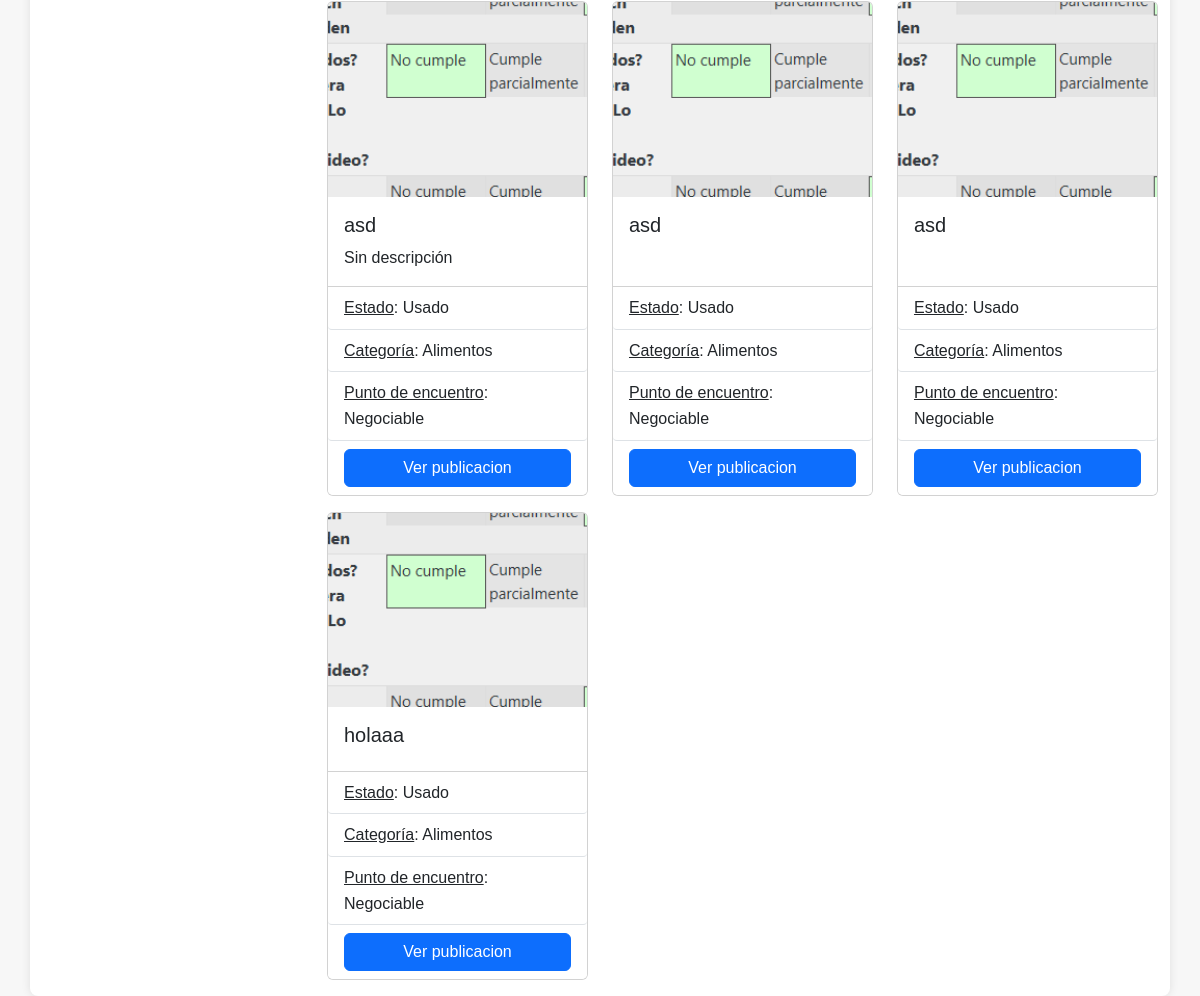
The app's page / (lower part), older data.
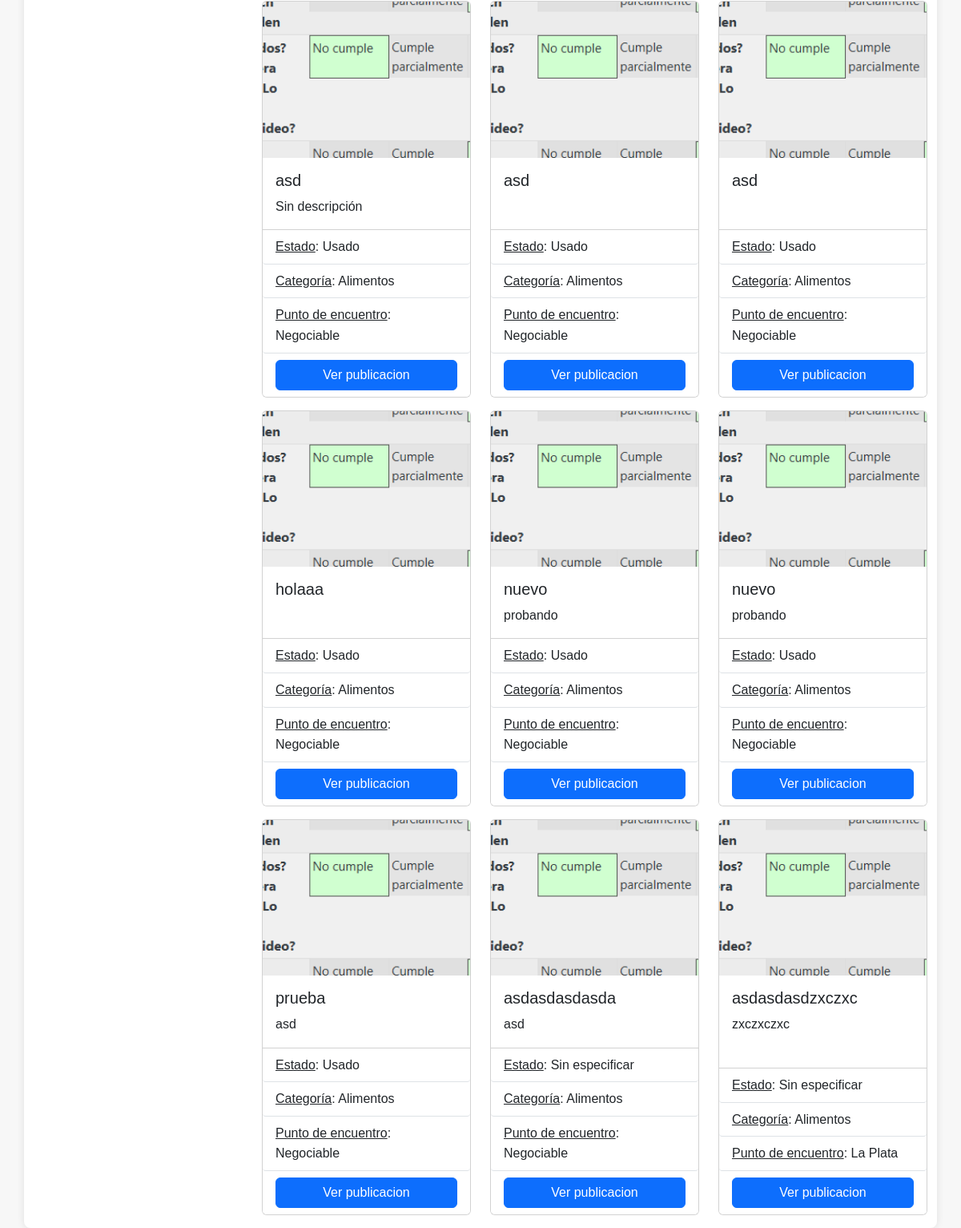
The same page, newer data.
### intercambios_caritas/models.py (models this page shows, shortened)
class Publicacion(models.Model):
    PUNTOS_ENC = [
        ('Negociable', 'Negociable'),
        ('La Plata', 'La Plata'),
        ('CABA', 'CABA'),
        ('Quilmes', 'Quilmes'),
        ('Temperley', 'Temperley'),
    ]
    CATEGORIAS = [
        ('Alimentos', 'Alimentos'),
        ('Ropa', 'Ropa'),
        ('Utiles escolares', 'Utiles escolares'),
        ('Artículos de limpieza', 'Artículos de limpieza'),
    ]
    ESTADOS = [
        ('Sin especificar', 'Sin especificar'),
        ('Usado', 'Usado'),
        ('Nuevo', 'Nuevo'),
    ]
    DIAS_SEMANA = [
        ('Lunes', 'Lunes'),
        ('Martes', 'Martes'),
        ('Miércoles', 'Miércoles'),
        ('Jueves', 'Jueves'),
        ('Viernes', 'Viernes'),
        ('Sábado', 'Sábado'),
        ('Domingo', 'Domingo'),
    ]
    nombre = models.CharField(max_length=50, blank=False, null=False)
    descripcion = models.CharField(max_length=280, blank=True, null=False, default="Sin descripción")
    imagen = models.ImageField()
    categoria = models.CharField(max_length=50, blank=False, null=False, choices=CATEGORIAS, default="Otros")
    estado = models.CharField(max_length=50, blank=False, null=False, choices=ESTADOS, default=ESTADOS[0][0])
    punto_encuentro = models.CharField(max_length=50, blank=False, null=False, choices=PUNTOS_ENC, default=PUNTOS_ENC[0][0])
    dias_convenientes = MultiSelectField(choices=DIAS_SEMANA, blank=True, max_length=100)
    franja_horaria = models.CharField(max_length=50, blank=True, null=True)
    usuario = models.ForeignKey(Usuario, on_delete=models.CASCADE, default=get_default_user)
    FRANJA_HORARIA_REGEX = r'^entre las (\d{2}):(\d{2}) y las (\d{2}):(\d{2})$'

### intercambios_caritas/views.py (the view)
# urls.py: path('', views.home, name="home"),  # www.hola.com/
def home(request):
    publicaciones = Publicacion.objects.all()
    return render(request, 'authentication/index.html', {'publicaciones': publicaciones})

### templates/authentication/index.html (shortened to what this page needs)
{% extends 'layouts/base.html' %}
{% block content %}
<div class="row">
    <div class="col-md-3">
    </div>
    <div class="col-md-9">
        <div class="row">
            {% if publicaciones %}
            {% for publicacion in publicaciones %}
            <div class="col-lg-4 col-md-6 mb-3 d-flex align-items-stretch">
                <div class="card flex-column d-flex w-100">
                    <div class="ratio ratio-4x3">
                        <img src="{{ publicacion.imagen.url }}" class="card-img-top" style="object-fit: cover;"
                            alt="Imagen de la publicación">
                    </div>
                    <div class="card-body flex-grow-1">
                        <h5 class="card-title">{{ publicacion.nombre }}</h5>
                        <p class="card-text" style="max-height: 4.1rem; overflow: auto">{{ publicacion.descripcion }}
                        </p>
                    </div>
                    <ul class="list-group list-group-flush">
                        <li class="list-group-item"><u>Estado</u>: {{ publicacion.estado }}</li>
                        <li class="list-group-item"><u>Categoría</u>: {{ publicacion.categoria }}</li>
                        <li class="list-group-item"><u>Punto de encuentro</u>: {{ publicacion.punto_encuentro }}
                        </li>
                        <li class="list-group-item">
                            <a href="{% url 'ver_publicacion' publicacion.id %}" class="btn btn-primary d-block">Ver
                                publicacion</a>
                        </li>
                    </ul>
                </div>
            </div>
            {% endfor %}
            {% else %}
            <p style="font-size: 1.2rem; color: #555; text-align: center; margin-top: 20px;">No hay publicaciones en
                este momento.</p>
            {% endif %}
        </div>
    </div>
</div>
{% endblock %}

### templates/layouts/base.html (shortened to what this page needs)
{% load static %}
<!DOCTYPE html>
<html lang="en">
<head>
    <link href="https://cdn.jsdelivr.net/npm/bootstrap@5.3.3/dist/css/bootstrap.min.css" rel="stylesheet"
>
    <link rel="stylesheet" href="{% static 'styles/custom.css' %}">
</head>
<body>
    <main class="container min-vh-100 d-flex flex-column">
        {% block content %}
        {% endblock %}
    </main>
</body>
</html>

### templates/layouts/navbar.html (shortened to what this page needs)
{% load static%}

### static/styles/custom.css (style rules this page uses)
* { margin: 0; padding: 0; box-sizing: border-box; }
html { scroll-behavior: smooth; }
body { font-family: 'Arial', sans-serif; line-height: 1.6; background-color: #f7f7f7; color: #333; }
main { background: #fff; border-radius: 8px; box-shadow: 0 0 10px rgba(0, 0, 0, 0.1); }
h1, h2, h3, h4, h5, h6 { margin-bottom: 0; color: #0056b3; }
p { margin-bottom: 0; }
a { color: #0056b3; text-decoration: none; }
ul { list-style: none; margin: 0; padding: 0; }

Row changes from the older to the newer data that the page shows:
added Publicacion: imagen (picture), nombre "nuevo", descripcion "probando", estado "Usado", categoria "Alimentos", punto_encuentro "Negociable"
added Publicacion: imagen (picture), nombre "nuevo", descripcion "probando", estado "Usado", categoria "Alimentos", punto_encuentro "Negociable"
added Publicacion: imagen (picture), nombre "prueba", descripcion "asd", estado "Usado", categoria "Alimentos", punto_encuentro "Negociable"
added Publicacion: imagen (picture), nombre "asdasdasdasda", descripcion "asd", estado "Sin especificar", categoria "Alimentos", punto_encuentro "Negociable"
added Publicacion: imagen (picture), nombre "asdasdasdzxczxc", descripcion "zxczxczxc", estado "Sin especificar", categoria "Alimentos", punto_encuentro "La Plata"
